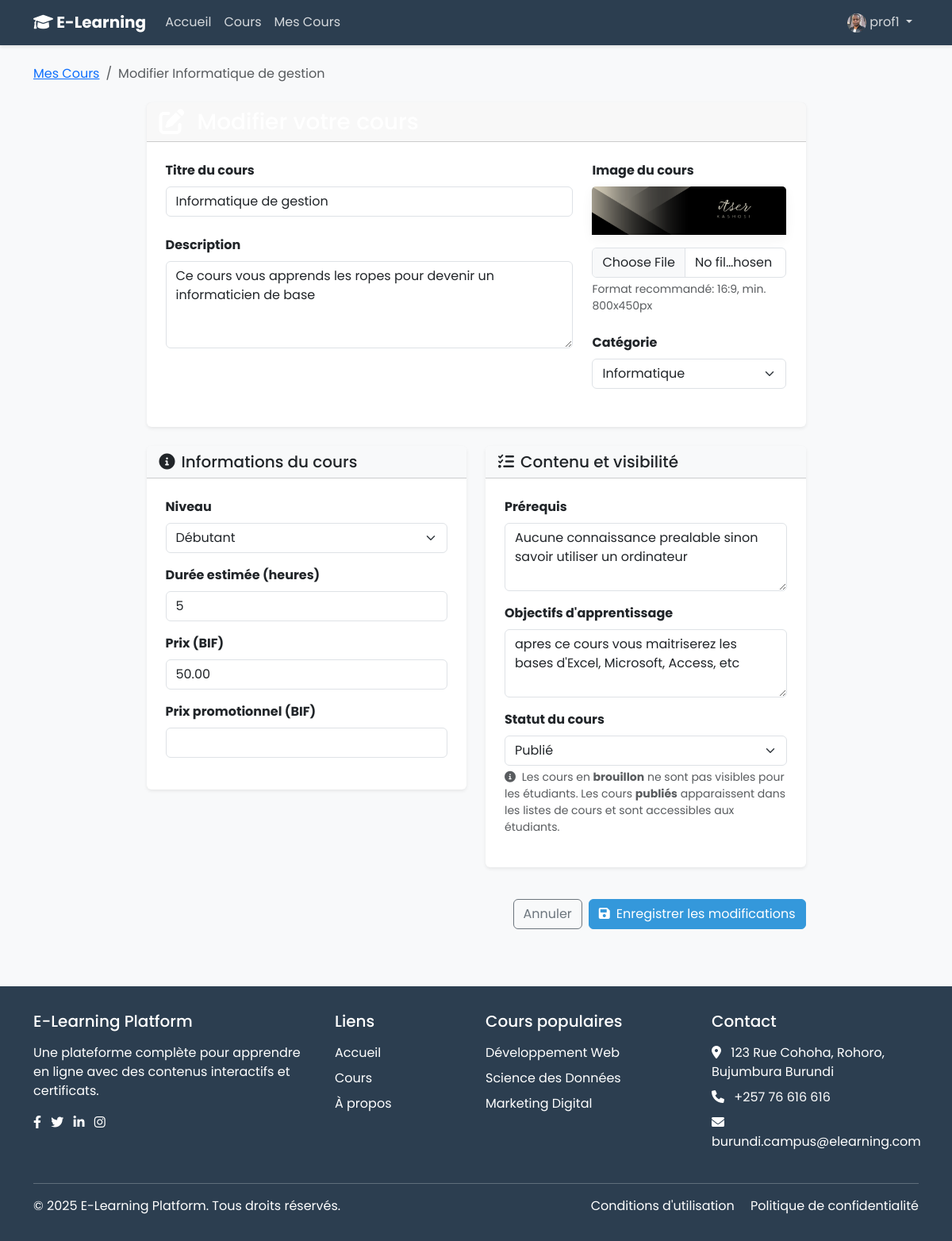
The page /courses/instructor/course/informatique-de-gestion/edit/ (signed in) on the database its author committed.
### accounts/models.py (models this page shows, shortened)
class User(AbstractUser):
    is_student = models.BooleanField(default=False)
    is_instructor = models.BooleanField(default=False)
    bio = models.TextField(blank=True)
    profile_picture = models.ImageField(upload_to='profile_pics/', blank=True, null=True)

### courses/models.py (models this page shows, shortened)
class Course(models.Model):
    STATUS_CHOICES = (
        ('draft', 'Brouillon'),
        ('published', 'Publié'),
        ('archived', 'Archivé'),
    )
    LEVEL_CHOICES = (
        ('beginner', 'Débutant'),
        ('intermediate', 'Intermédiaire'),
        ('advanced', 'Avancé'),
    )
    title = models.CharField(max_length=200)
    slug = models.SlugField(max_length=200, unique=True)
    overview = models.TextField()
    created = models.DateTimeField(auto_now_add=True)
    updated = models.DateTimeField(auto_now=True)
    status = models.CharField(max_length=10, choices=STATUS_CHOICES, default='draft')
    category = models.ForeignKey(Category, related_name='courses', on_delete=models.CASCADE)
    instructor = models.ForeignKey(User, related_name='courses_created', on_delete=models.CASCADE)
    students = models.ManyToManyField(User, related_name='courses_enrolled', blank=True)
    level = models.CharField(max_length=15, choices=LEVEL_CHOICES, default='beginner')
    thumbnail = models.ImageField(upload_to='course_thumbnails/', blank=True, null=True)
    price = models.DecimalField(max_digits=10, decimal_places=2, default=0.00)
    discount_price = models.DecimalField(max_digits=10, decimal_places=2, blank=True, null=True)
    requirements = models.TextField(blank=True, help_text="Connaissances préalables nécessaires pour ce cours")
    objectives = models.TextField(blank=True, help_text="Objectifs d'apprentissage pour ce cours")
    duration = models.PositiveIntegerField(default=0, help_text="Durée estimée du cours en heures")
    class Meta:
        ordering = ['-created']

### courses/views.py (the view)
# urls.py: path('instructor/course/<slug:slug>/edit/', views.course_edit, name='course_edit'),
@login_required
def course_edit(request, slug):
    if not request.user.is_instructor:
        return HttpResponseForbidden("Vous n'avez pas l'autorisation d'accéder à cette page.")
    course = get_object_or_404(Course, slug=slug, instructor=request.user)
    if request.method == 'POST':
        form = CourseUpdateForm(request.POST, request.FILES, instance=course)
        if form.is_valid():
            course = form.save(commit=False)
            course.status = form.cleaned_data['status']
            course.save()
            messages.success(request, f'Le cours "{course.title}" a été mis à jour avec succès.')
            return redirect('courses:instructor_courses')
    else:
        form = CourseUpdateForm(instance=course)
    return render(request, 'courses/instructor/course_edit.html', {
        'form': form,
        'course': course
    })

### templates/courses/instructor/course_edit.html (shortened to what this page needs)
{% extends 'base.html' %}
{% block content %}
<div class="container py-4">
    <nav aria-label="breadcrumb" class="mb-4">
        <ol class="breadcrumb">
            <li class="breadcrumb-item"><a href="{% url 'courses:instructor_courses' %}">Mes Cours</a></li>
            <li class="breadcrumb-item active">Modifier {{ course.title }}</li>
        </ol>
    </nav>
    <div class="row justify-content-center">
        <div class="col-lg-9">
            <form method="post" enctype="multipart/form-data">
                <div class="card shadow-sm mb-4">
                    <div class="card-header bg-gradient-primary text-white d-flex align-items-center">
                        <i class="fas fa-edit fa-2x me-3"></i>
                        <h3 class="card-title mb-0">Modifier votre cours</h3>
                    </div>
                    <div class="card-body p-4">
                        <div class="row">
                            <div class="col-md-8">
                                <div class="mb-4">
                                    <label for="{{ form.title.id_for_label }}" class="form-label fw-bold">Titre du cours</label>
                                    {{ form.title }}
                                </div>
                                <div class="mb-4">
                                    <label for="{{ form.overview.id_for_label }}" class="form-label fw-bold">Description</label>
                                    {{ form.overview }}
                                </div>
                            </div>
                            <div class="col-md-4">
                                <div class="mb-4">
                                    <label for="{{ form.thumbnail.id_for_label }}" class="form-label fw-bold">Image du cours</label>
                                    {% if course.thumbnail %}
                                        <div class="card mb-3">
                                            <img src="{{ course.thumbnail.url }}" alt="{{ course.title }}" class="card-img-top">
                                        </div>
                                    {% endif %}
                                    {{ form.thumbnail }}
                                    <div class="form-text">Format recommandé: 16:9, min. 800x450px</div>
                                </div>
                                <div class="mb-4">
                                    <label for="{{ form.category.id_for_label }}" class="form-label fw-bold">Catégorie</label>
                                    {{ form.category }}
                                </div>
                            </div>
                        </div>
                    </div>
                </div>
                <div class="row">
                    <div class="col-md-6">
                        <div class="card shadow-sm mb-4">
                            <div class="card-header bg-light">
                                <h5 class="card-title mb-0"><i class="fas fa-info-circle me-2"></i>Informations du cours</h5>
                            </div>
                            <div class="card-body p-4">
                                <div class="mb-3">
                                    <label for="{{ form.level.id_for_label }}" class="form-label fw-bold">Niveau</label>
                                    {{ form.level }}
                                </div>
                                <div class="mb-3">
                                    <label for="{{ form.duration.id_for_label }}" class="form-label fw-bold">Durée estimée (heures)</label>
                                    {{ form.duration }}
                                </div>
                                <div class="mb-3">
                                    <label for="{{ form.price.id_for_label }}" class="form-label fw-bold">Prix (BIF)</label>
                                    {{ form.price }}
                                </div>
                                <div class="mb-3">
                                    <label for="{{ form.discount_price.id_for_label }}" class="form-label fw-bold">Prix promotionnel (BIF)</label>
                                    {{ form.discount_price }}
                                </div>
                            </div>
                        </div>
                    </div>
                    <div class="col-md-6">
                        <div class="card shadow-sm mb-4">
                            <div class="card-header bg-light">
                                <h5 class="card-title mb-0"><i class="fas fa-list-check me-2"></i>Contenu et visibilité</h5>
                            </div>
                            <div class="card-body p-4">
                                <div class="mb-3">
                                    <label for="{{ form.requirements.id_for_label }}" class="form-label fw-bold">Prérequis</label>
                                    {{ form.requirements }}
                                </div>
                                <div class="mb-3">
                                    <label for="{{ form.objectives.id_for_label }}" class="form-label fw-bold">Objectifs d'apprentissage</label>
                                    {{ form.objectives }}
                                </div>
                                <div class="mb-3">
                                    <label for="{{ form.status.id_for_label }}" class="form-label fw-bold">Statut du cours</label>
                                    {{ form.status }}
                                    <div class="form-text">
                                        <i class="fas fa-info-circle me-1"></i>
                                        Les cours en <b>brouillon</b> ne sont pas visibles pour les étudiants.
                                        Les cours <b>publiés</b> apparaissent dans les listes de cours et sont accessibles aux étudiants.
                                    </div>
                                </div>
                            </div>
                        </div>
                    </div>
                </div>
                <div class="d-flex justify-content-end mt-3">
                    <a href="{% url 'courses:instructor_courses' %}" class="btn btn-outline-secondary me-2">Annuler</a>
                    <button type="submit" class="btn btn-primary">
                        <i class="fas fa-save me-2"></i>Enregistrer les modifications
                    </button>
                </div>
            </form>
        </div>
    </div>
</div>
{% endblock %}

### templates/base.html (shortened to what this page needs)
<!DOCTYPE html>
<html lang="fr">
<head>
    <link href="https://cdn.jsdelivr.net/npm/bootstrap@5.3.0/dist/css/bootstrap.min.css" rel="stylesheet">
    <link href="https://cdnjs.cloudflare.com/ajax/libs/font-awesome/6.0.0-beta3/css/all.min.css" rel="stylesheet">
</head>
<body>
    <nav class="navbar navbar-expand-lg navbar-dark">
        <div class="container">
            <a class="navbar-brand" href="{% url 'home' %}">
                <i class="fas fa-graduation-cap"></i> E-Learning
            </a>
            <div class="collapse navbar-collapse" id="navbarNav">
                <ul class="navbar-nav me-auto">
                    <li class="nav-item">
                        <a class="nav-link" href="{% url 'home' %}">Accueil</a>
                    </li>
                    <li class="nav-item">
                        <a class="nav-link" href="{% url 'courses:course_list' %}">Cours</a>
                    </li>
                    {% if user.is_authenticated and user.is_instructor %}
                    <li class="nav-item">
                        <a class="nav-link" href="{% url 'courses:instructor_courses' %}">Mes Cours</a>
                    </li>
                    {% endif %}
                </ul>
                <ul class="navbar-nav">
                    {% if user.is_authenticated %}
                    <li class="nav-item dropdown">
                        <a class="nav-link dropdown-toggle" href="#" id="navbarDropdown" role="button" data-bs-toggle="dropdown">
                            {% if user.profile_picture %}
                            <img src="{{ user.profile_picture.url }}" alt="{{ user.username }}" class="rounded-circle" width="24" height="24">
                            {% else %}
                            <i class="fas fa-user-circle"></i>
                            {% endif %}
                            {{ user.username }}
                        </a>
                    </li>
                    {% endif %}
                </ul>
            </div>
        </div>
    </nav>
    <main>
        {% block content %}{% endblock %}
    </main>
    <footer class="footer mt-5">
        <div class="container">
            <div class="row">
                <div class="col-md-4 mb-4 mb-md-0">
                    <h5 class="mb-3">E-Learning Platform</h5>
                    <p class="mb-3">Une plateforme complète pour apprendre en ligne avec des contenus interactifs et certificats.</p>
                    <div class="social-icons">
                        <a href="#" class="text-white me-2"><i class="fab fa-facebook-f"></i></a>
                        <a href="#" class="text-white me-2"><i class="fab fa-twitter"></i></a>
                        <a href="#" class="text-white me-2"><i class="fab fa-linkedin-in"></i></a>
                        <a href="#" class="text-white"><i class="fab fa-instagram"></i></a>
                    </div>
                </div>
                <div class="col-md-2 mb-4 mb-md-0">
                    <h5 class="mb-3">Liens</h5>
                    <ul class="list-unstyled">
                        <li class="mb-2"><a href="{% url 'home' %}" class="text-white text-decoration-none">Accueil</a></li>
                        <li class="mb-2"><a href="{% url 'courses:course_list' %}" class="text-white text-decoration-none">Cours</a></li>
                        <li><a href="#" class="text-white text-decoration-none">À propos</a></li>
                    </ul>
                </div>
                <div class="col-md-3 mb-4 mb-md-0">
                    <h5 class="mb-3">Cours populaires</h5>
                    <ul class="list-unstyled">
                        <li class="mb-2"><a href="#" class="text-white text-decoration-none">Développement Web</a></li>
                        <li class="mb-2"><a href="#" class="text-white text-decoration-none">Science des Données</a></li>
                        <li><a href="#" class="text-white text-decoration-none">Marketing Digital</a></li>
                    </ul>
                </div>
                <div class="col-md-3">
                    <h5 class="mb-3">Contact</h5>
                    <ul class="list-unstyled">
                        <li class="mb-2"><i class="fas fa-map-marker-alt me-2"></i> 123 Rue Cohoha, Rohoro, Bujumbura Burundi</li>
                        <li class="mb-2"><i class="fas fa-phone me-2"></i> +257 76 616 616</li>
                        <li><i class="fas fa-envelope me-2"></i> burundi.campus@elearning.com</li>
                    </ul>
                </div>
            </div>
            <hr class="mt-4 border-light">
            <div class="row">
                <div class="col-md-6 text-md-start text-center">
                    <p class="mb-0">&copy; 2025 E-Learning Platform. Tous droits réservés.</p>
                </div>
                <div class="col-md-6 text-md-end text-center">
                    <p class="mb-0">
                        <a href="#" class="text-white text-decoration-none me-3">Conditions d'utilisation</a>
                        <a href="#" class="text-white text-decoration-none">Politique de confidentialité</a>
                    </p>
                </div>
            </div>
        </div>
    </footer>
</body>
</html>

### rows shown on the page
User: profile_picture (picture), username "prof1"
Course: title "Informatique de gestion", overview "Ce cours vous apprends les ropes pour devenir un informaticien de base", thumbnail (picture), category "Informatique", level "Débutant", duration "5", price "50.00", requirements "Aucune connaissance prealable sinon savoir utiliser un ordinateur", objectives "apres ce cours vous maitriserez les bases d'Excel, Microsoft, Access, etc", status "Publié"
